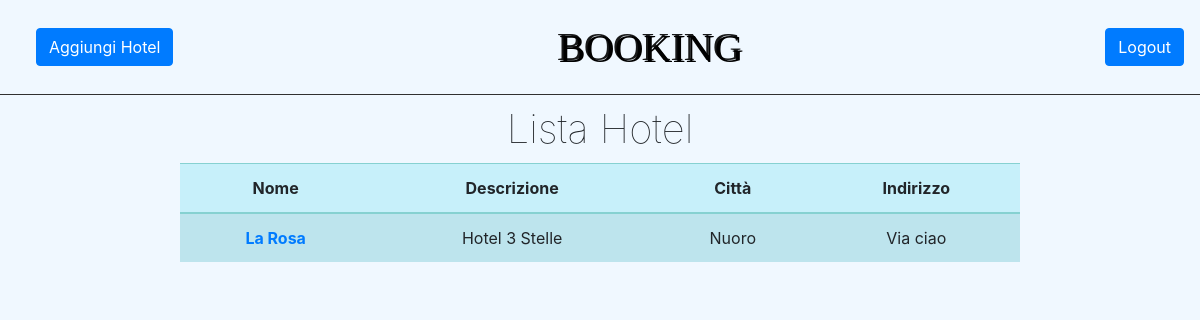
/listaHotel/ (signed in), run on the app's committed database.
### ProgettoISW/models.py (models this page shows)
class Hotel(models.Model):
    albergatore = models.ForeignKey(Albergatore, on_delete=models.CASCADE)
    nome = models.CharField(max_length=100)
    descrizione = models.TextField()
    citta = models.CharField(max_length=100)
    indirizzo = models.CharField(max_length=100)

### ProgettoISW/views.py (the view)
# urls.py: path('listaHotel/', views.listaHotel),
def listaHotel(request):
    albergatore = ""
    if 'nomeAlbergatore' in request.session:
        albergatore = request.session['nomeAlbergatore']
    else:
        return redirect('/home/')
    elencoHotel = []
    for h in Hotel.objects.all():
        if h.albergatore.username == albergatore:
            elencoHotel.append(h)
    return render(request, "listaHotel.html", {'hotel': elencoHotel})

### templates/listaHotel.html (shortened to what this page needs)
{% extends "base.html" %}
{% block tasto-sinistro %}
    <button id="aggiungi-hotel" class="btn btn-primary" type="button">
            <a href="/aggiungiHotel/">Aggiungi Hotel</a>
        </button>
{% endblock %}
{% block content %}
    <main>
        <h1 class="maintitle">Lista Hotel</h1>
        <div class="wrapper">
            <table class="table table-striped table-hover back">
                <thead>
                    <tr>
                        <th scope="col">Nome</th>
                        <th scope="col">Descrizione</th>
                        <th scope="col">Città</th>
                        <th scope="col">Indirizzo</th>
                    </tr>
                </thead>
                <tbody>
                    {% for h in hotel %}
                    <tr>
                        <th scope="row"><a href="/gestioneHotel/?id={{ h.id }}">{{ h.nome }}</a></th>
                        <td>{{ h.descrizione }}</td>
                        <td>{{ h.citta }}</td>
                        <td>{{ h.indirizzo }}</td>
                    </tr>
                    {% endfor %}
                </tbody>
            </table>
        </div>
    </main>
{% endblock %}

### static/css/style.css (style rules this page uses)
* { box-sizing: border-box; }
div { text-align: center; }
h1 { text-align: center; }
#aggiungi-hotel { margin: 20px; }
body { background-color: aliceblue; }
button a { color: white; }
.maintitle { margin: 10px 0; font-weight: lighter; text-align: center; }
.back, .back > th, .back > td { background-color: #c7f0fa; }
.back th, .back td, .back thead th, .back tbody + tbody { border-color: #86d1d1; }
.wrapper { width: 70%; margin: auto; }

### data on the page
Hotel: nome "La Rosa", descrizione "Hotel 3 Stelle", citta "Nuoro", indirizzo "Via ciao"
